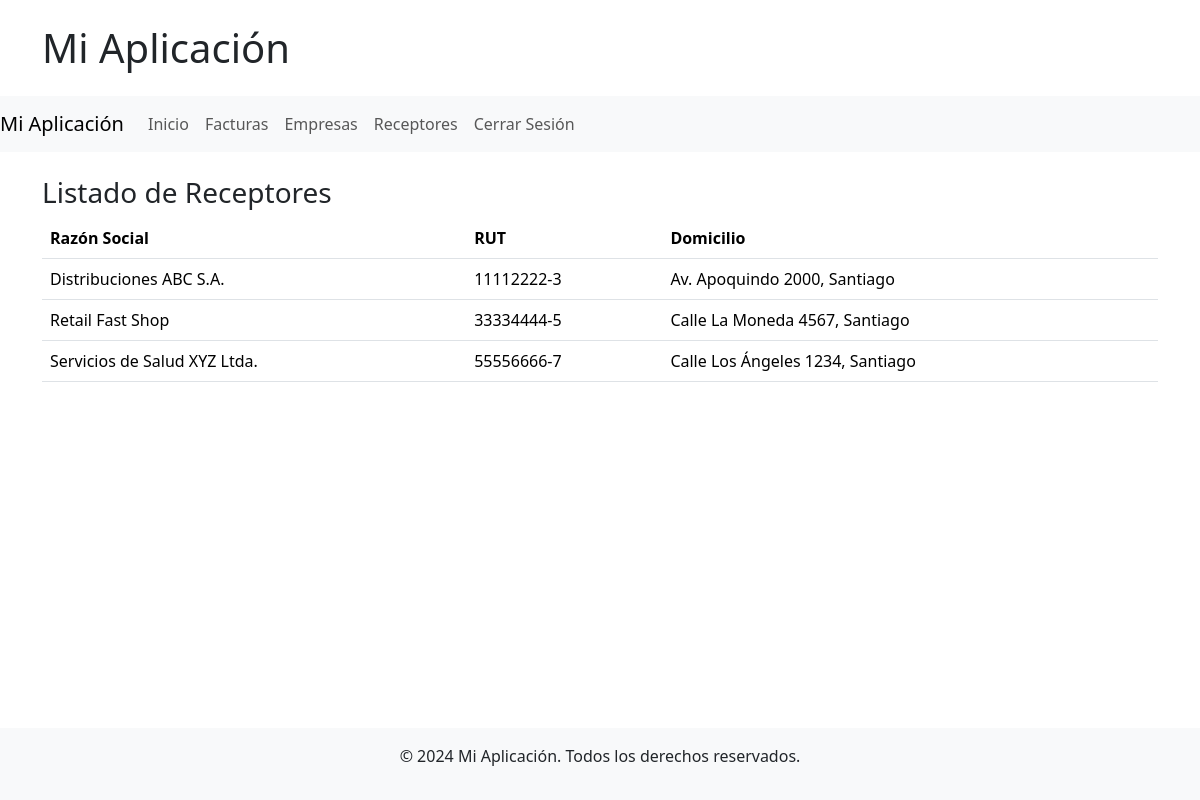
Screenshot of /receivers/ (signed in) with the database file from the repository.
### facturas_aplicacion/models.py (models this page shows, shortened)
class Receptor(models.Model):
    razon_social = models.CharField(max_length=255)
    rut = models.CharField(max_length=12, unique=True)
    domicilio = models.CharField(max_length=255)

### facturas_aplicacion/views.py (the view)
# urls.py: path('receivers/',receptores, name='receivers'),
@login_required
def receptores(request):
    receptores = Receptor.objects.all()
    context = {'receptores':receptores}
    return render(request, 'lista_receptores.html', context)

### facturas_aplicacion/templates/lista_receptores.html (shortened to what this page needs)
{% extends 'base.html' %}
{% block template %}
<h3>Listado de Receptores</h3>
<table class="table">
    <thead>
        <tr>
            <th>Razón Social</th>
            <th>RUT</th>
            <th>Domicilio</th>
        </tr>
    </thead>
    <tbody>
        {% for receptor in receptores %}
            <tr>
                <td>{{ receptor.razon_social }}</td>
                <td>{{ receptor.rut }}</td>
                <td>{{ receptor.domicilio }}</td>
            </tr>
        {% empty %}
            <tr>
                <td colspan="3">No hay receptores disponibles.</td>
            </tr>
        {% endfor %}
    </tbody>
</table>
{% endblock %}

### rows the page displays
Receptor: razon_social "Distribuciones ABC S.A.", rut "11112222-3", domicilio "Av. Apoquindo 2000, Santiago"
Receptor: razon_social "Retail Fast Shop", rut "33334444-5", domicilio "Calle La Moneda 4567, Santiago"
Receptor: razon_social "Servicios de Salud XYZ Ltda.", rut "55556666-7", domicilio "Calle Los Ángeles 1234, Santiago"
